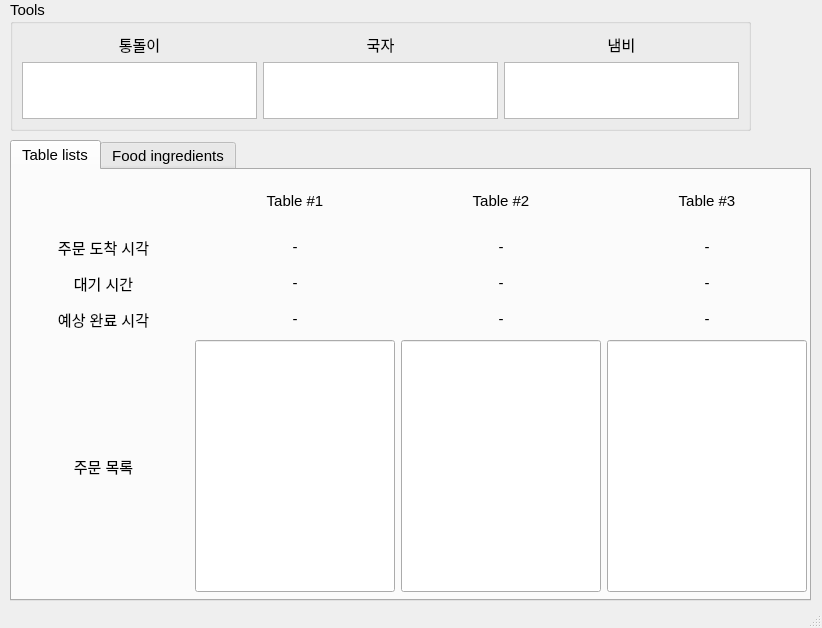
<?xml version="1.0" encoding="UTF-8"?>
<ui version="4.0">
 <class>MainWindowDesignCooking</class>
 <widget class="QMainWindow" name="MainWindowDesignCooking">
  <property name="enabled">
   <bool>true</bool>
  </property>
  <property name="geometry">
   <rect>
    <x>0</x>
    <y>0</y>
    <width>822</width>
    <height>628</height>
   </rect>
  </property>
  <property name="font">
   <font>
    <family>Ubuntu</family>
    <pointsize>11</pointsize>
   </font>
  </property>
  <property name="windowTitle">
   <string>KR UI</string>
  </property>
  <property name="windowIcon">
   <iconset>
    <normaloff>:/images/icon.png</normaloff>:/images/icon.png</iconset>
  </property>
  <property name="locale">
   <locale language="English" country="Australia"/>
  </property>
  <widget class="QWidget" name="centralwidget">
   <widget class="QTabWidget" name="tabWidget">
    <property name="geometry">
     <rect>
      <x>10</x>
      <y>140</y>
      <width>801</width>
      <height>461</height>
     </rect>
    </property>
    <property name="font">
     <font>
      <family>Ubuntu</family>
      <pointsize>11</pointsize>
     </font>
    </property>
    <property name="currentIndex">
     <number>0</number>
    </property>
    <widget class="QWidget" name="tab_1">
     <attribute name="title">
      <string>Table lists</string>
     </attribute>
     <widget class="QWidget" name="layoutWidget">
      <property name="geometry">
       <rect>
        <x>11</x>
        <y>11</y>
        <width>784</width>
        <height>411</height>
       </rect>
      </property>
      <layout class="QVBoxLayout" name="verticalLayout_13">
       <item>
        <layout class="QGridLayout" name="gridLayout_9">
         <property name="horizontalSpacing">
          <number>6</number>
         </property>
         <item row="5" column="2">
          <widget class="QLineEdit" name="lineEdit_table1_menu">
           <property name="enabled">
            <bool>true</bool>
           </property>
           <property name="sizePolicy">
            <sizepolicy hsizetype="Minimum" vsizetype="Expanding">
             <horstretch>0</horstretch>
             <verstretch>0</verstretch>
            </sizepolicy>
           </property>
           <property name="font">
            <font>
             <family>Ubuntu</family>
             <pointsize>16</pointsize>
            </font>
           </property>
           <property name="alignment">
            <set>Qt::AlignCenter</set>
           </property>
           <property name="dragEnabled">
            <bool>false</bool>
           </property>
           <property name="readOnly">
            <bool>true</bool>
           </property>
          </widget>
         </item>
         <item row="2" column="2">
          <widget class="QLabel" name="label_table1_order_time">
           <property name="text">
            <string>-</string>
           </property>
           <property name="alignment">
            <set>Qt::AlignCenter</set>
           </property>
          </widget>
         </item>
         <item row="3" column="4">
          <widget class="QLabel" name="label_table3_waiting_time">
           <property name="text">
            <string>-</string>
           </property>
           <property name="alignment">
            <set>Qt::AlignCenter</set>
           </property>
          </widget>
         </item>
         <item row="0" column="4">
          <widget class="QLabel" name="label_table3">
           <property name="text">
            <string>Table #3</string>
           </property>
           <property name="alignment">
            <set>Qt::AlignCenter</set>
           </property>
          </widget>
         </item>
         <item row="0" column="1">
          <spacer name="horizontalSpacer">
           <property name="orientation">
            <enum>Qt::Horizontal</enum>
           </property>
           <property name="sizeType">
            <enum>QSizePolicy::Maximum</enum>
           </property>
           <property name="sizeHint" stdset="0">
            <size>
             <width>5</width>
             <height>40</height>
            </size>
           </property>
          </spacer>
         </item>
         <item row="3" column="0">
          <widget class="QLabel" name="label_title_waiting_time">
           <property name="text">
            <string>대기 시간</string>
           </property>
           <property name="alignment">
            <set>Qt::AlignCenter</set>
           </property>
          </widget>
         </item>
         <item row="5" column="4">
          <widget class="QLineEdit" name="lineEdit_table3_menu">
           <property name="enabled">
            <bool>true</bool>
           </property>
           <property name="sizePolicy">
            <sizepolicy hsizetype="Minimum" vsizetype="Expanding">
             <horstretch>0</horstretch>
             <verstretch>0</verstretch>
            </sizepolicy>
           </property>
           <property name="font">
            <font>
             <family>Ubuntu</family>
             <pointsize>16</pointsize>
            </font>
           </property>
           <property name="alignment">
            <set>Qt::AlignCenter</set>
           </property>
           <property name="dragEnabled">
            <bool>false</bool>
           </property>
           <property name="readOnly">
            <bool>true</bool>
           </property>
          </widget>
         </item>
         <item row="4" column="3">
          <widget class="QLabel" name="label_table2_finishing_time">
           <property name="text">
            <string>-</string>
           </property>
           <property name="alignment">
            <set>Qt::AlignCenter</set>
           </property>
          </widget>
         </item>
         <item row="4" column="0">
          <widget class="QLabel" name="label_title_finishing_time">
           <property name="text">
            <string>예상 완료 시각</string>
           </property>
           <property name="alignment">
            <set>Qt::AlignCenter</set>
           </property>
          </widget>
         </item>
         <item row="2" column="3">
          <widget class="QLabel" name="label_table2_order_time">
           <property name="text">
            <string>-</string>
           </property>
           <property name="alignment">
            <set>Qt::AlignCenter</set>
           </property>
          </widget>
         </item>
         <item row="4" column="1">
          <spacer name="verticalSpacer_3">
           <property name="orientation">
            <enum>Qt::Vertical</enum>
           </property>
           <property name="sizeType">
            <enum>QSizePolicy::Minimum</enum>
           </property>
           <property name="sizeHint" stdset="0">
            <size>
             <width>5</width>
             <height>30</height>
            </size>
           </property>
          </spacer>
         </item>
         <item row="4" column="2">
          <widget class="QLabel" name="label_table1_finishing_time">
           <property name="text">
            <string>-</string>
           </property>
           <property name="alignment">
            <set>Qt::AlignCenter</set>
           </property>
          </widget>
         </item>
         <item row="2" column="1">
          <spacer name="verticalSpacer">
           <property name="orientation">
            <enum>Qt::Vertical</enum>
           </property>
           <property name="sizeType">
            <enum>QSizePolicy::Minimum</enum>
           </property>
           <property name="sizeHint" stdset="0">
            <size>
             <width>5</width>
             <height>30</height>
            </size>
           </property>
          </spacer>
         </item>
         <item row="3" column="3">
          <widget class="QLabel" name="label_table2_waiting_time">
           <property name="text">
            <string>-</string>
           </property>
           <property name="alignment">
            <set>Qt::AlignCenter</set>
           </property>
          </widget>
         </item>
         <item row="2" column="4">
          <widget class="QLabel" name="label_table3_order_time">
           <property name="text">
            <string>-</string>
           </property>
           <property name="alignment">
            <set>Qt::AlignCenter</set>
           </property>
          </widget>
         </item>
         <item row="5" column="0">
          <widget class="QLabel" name="label_title_menu">
           <property name="text">
            <string>주문 목록</string>
           </property>
           <property name="alignment">
            <set>Qt::AlignCenter</set>
           </property>
          </widget>
         </item>
         <item row="0" column="2">
          <widget class="QLabel" name="label_table1">
           <property name="text">
            <string>Table #1</string>
           </property>
           <property name="alignment">
            <set>Qt::AlignCenter</set>
           </property>
          </widget>
         </item>
         <item row="2" column="0">
          <widget class="QLabel" name="label_title_order_time">
           <property name="text">
            <string>주문 도착 시각</string>
           </property>
           <property name="alignment">
            <set>Qt::AlignCenter</set>
           </property>
          </widget>
         </item>
         <item row="4" column="4">
          <widget class="QLabel" name="label_table3_finishing_time">
           <property name="text">
            <string>-</string>
           </property>
           <property name="alignment">
            <set>Qt::AlignCenter</set>
           </property>
          </widget>
         </item>
         <item row="0" column="3">
          <widget class="QLabel" name="label_table2">
           <property name="text">
            <string>Table #2</string>
           </property>
           <property name="alignment">
            <set>Qt::AlignCenter</set>
           </property>
          </widget>
         </item>
         <item row="3" column="2">
          <widget class="QLabel" name="label_table1_waiting_time">
           <property name="text">
            <string>-</string>
           </property>
           <property name="alignment">
            <set>Qt::AlignCenter</set>
           </property>
          </widget>
         </item>
         <item row="5" column="3">
          <widget class="QLineEdit" name="lineEdit_table2_menu">
           <property name="enabled">
            <bool>true</bool>
           </property>
           <property name="sizePolicy">
            <sizepolicy hsizetype="Minimum" vsizetype="Expanding">
             <horstretch>0</horstretch>
             <verstretch>0</verstretch>
            </sizepolicy>
           </property>
           <property name="font">
            <font>
             <family>Ubuntu</family>
             <pointsize>16</pointsize>
            </font>
           </property>
           <property name="alignment">
            <set>Qt::AlignCenter</set>
           </property>
           <property name="dragEnabled">
            <bool>false</bool>
           </property>
           <property name="readOnly">
            <bool>true</bool>
           </property>
          </widget>
         </item>
         <item row="3" column="1">
          <spacer name="verticalSpacer_2">
           <property name="orientation">
            <enum>Qt::Vertical</enum>
           </property>
           <property name="sizeType">
            <enum>QSizePolicy::Minimum</enum>
           </property>
           <property name="sizeHint" stdset="0">
            <size>
             <width>5</width>
             <height>30</height>
            </size>
           </property>
          </spacer>
         </item>
         <item row="1" column="2">
          <spacer name="horizontalSpacer_2">
           <property name="orientation">
            <enum>Qt::Horizontal</enum>
           </property>
           <property name="sizeType">
            <enum>QSizePolicy::Maximum</enum>
           </property>
           <property name="sizeHint" stdset="0">
            <size>
             <width>200</width>
             <height>5</height>
            </size>
           </property>
          </spacer>
         </item>
         <item row="1" column="3">
          <spacer name="horizontalSpacer_3">
           <property name="orientation">
            <enum>Qt::Horizontal</enum>
           </property>
           <property name="sizeType">
            <enum>QSizePolicy::Maximum</enum>
           </property>
           <property name="sizeHint" stdset="0">
            <size>
             <width>200</width>
             <height>5</height>
            </size>
           </property>
          </spacer>
         </item>
         <item row="1" column="4">
          <spacer name="horizontalSpacer_4">
           <property name="orientation">
            <enum>Qt::Horizontal</enum>
           </property>
           <property name="sizeType">
            <enum>QSizePolicy::Maximum</enum>
           </property>
           <property name="sizeHint" stdset="0">
            <size>
             <width>200</width>
             <height>5</height>
            </size>
           </property>
          </spacer>
         </item>
        </layout>
       </item>
      </layout>
     </widget>
    </widget>
    <widget class="QWidget" name="tab_2">
     <attribute name="title">
      <string>Food ingredients</string>
     </attribute>
    </widget>
   </widget>
   <widget class="QGroupBox" name="groupBox_tools">
    <property name="geometry">
     <rect>
      <x>10</x>
      <y>0</y>
      <width>741</width>
      <height>131</height>
     </rect>
    </property>
    <property name="font">
     <font>
      <family>Ubuntu</family>
      <pointsize>11</pointsize>
     </font>
    </property>
    <property name="title">
     <string>Tools</string>
    </property>
    <layout class="QGridLayout" name="gridLayout_10">
     <item row="0" column="2">
      <widget class="QLabel" name="label_tool3">
       <property name="font">
        <font>
         <family>Ubuntu</family>
         <pointsize>11</pointsize>
        </font>
       </property>
       <property name="text">
        <string>냄비</string>
       </property>
       <property name="alignment">
        <set>Qt::AlignCenter</set>
       </property>
      </widget>
     </item>
     <item row="0" column="0">
      <widget class="QLabel" name="label_tool1">
       <property name="font">
        <font>
         <family>Ubuntu</family>
         <pointsize>11</pointsize>
        </font>
       </property>
       <property name="text">
        <string>통돌이</string>
       </property>
       <property name="alignment">
        <set>Qt::AlignCenter</set>
       </property>
      </widget>
     </item>
     <item row="0" column="1">
      <widget class="QLabel" name="label_tool2">
       <property name="font">
        <font>
         <family>Ubuntu</family>
         <pointsize>11</pointsize>
        </font>
       </property>
       <property name="text">
        <string>국자</string>
       </property>
       <property name="alignment">
        <set>Qt::AlignCenter</set>
       </property>
      </widget>
     </item>
     <item row="1" column="0">
      <widget class="QTextBrowser" name="textBrowser"/>
     </item>
     <item row="1" column="1">
      <widget class="QTextBrowser" name="textBrowser_2"/>
     </item>
     <item row="1" column="2">
      <widget class="QTextBrowser" name="textBrowser_3"/>
     </item>
    </layout>
   </widget>
  </widget>
  <widget class="QStatusBar" name="statusbar"/>
  <action name="action_Quit">
   <property name="text">
    <string>&amp;Quit</string>
   </property>
   <property name="shortcut">
    <string>Ctrl+Q</string>
   </property>
   <property name="shortcutContext">
    <enum>Qt::ApplicationShortcut</enum>
   </property>
  </action>
  <action name="action_Preferences">
   <property name="text">
    <string>&amp;Preferences</string>
   </property>
  </action>
  <action name="actionAbout">
   <property name="text">
    <string>&amp;About</string>
   </property>
  </action>
  <action name="actionAbout_Qt">
   <property name="text">
    <string>About &amp;Qt</string>
   </property>
  </action>
 </widget>
 <resources>
  <include location="../resources/resources.qrc"/>
 </resources>
 <connections>
  <connection>
   <sender>action_Quit</sender>
   <signal>triggered()</signal>
   <receiver>MainWindowDesignCooking</receiver>
   <slot>close()</slot>
   <hints>
    <hint type="sourcelabel">
     <x>-1</x>
     <y>-1</y>
    </hint>
    <hint type="destinationlabel">
     <x>399</x>
     <y>299</y>
    </hint>
   </hints>
  </connection>
 </connections>
</ui>
